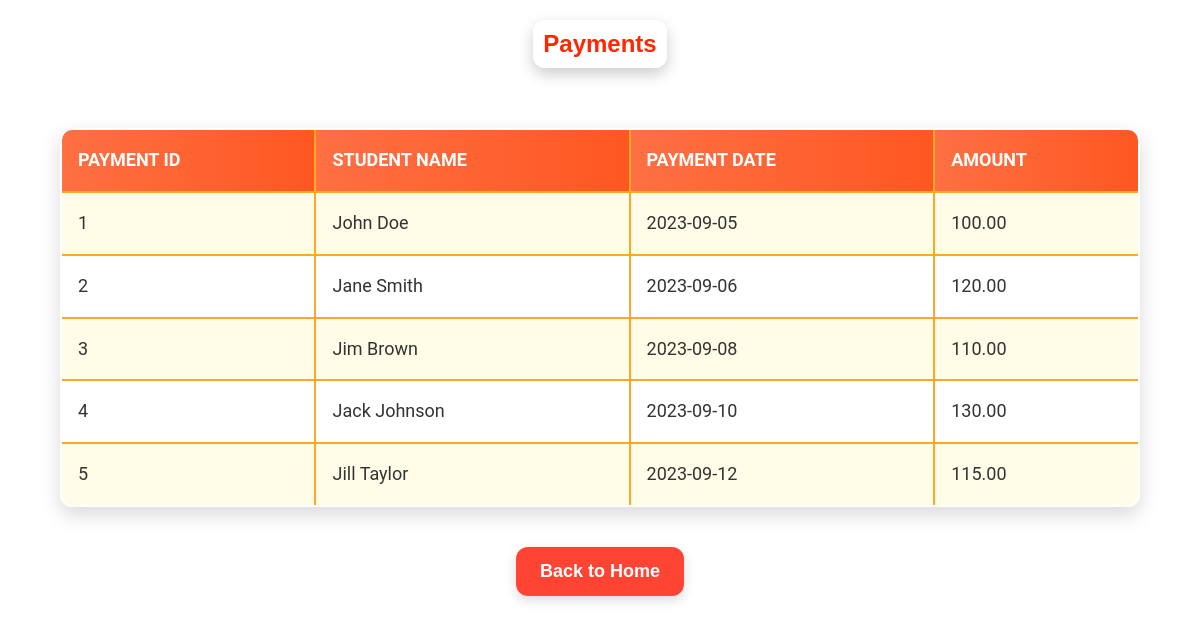
The page /payments.php on the database its author committed.
### tables this page shows
CREATE TABLE payments (
    payment_id INT AUTO_INCREMENT PRIMARY KEY,
    student_id INT NOT NULL,
    payment_date DATE NOT NULL,
    amount DECIMAL(10, 2) NOT NULL,
    FOREIGN KEY (student_id) REFERENCES students(student_id) on delete cascade
);

CREATE TABLE students (
    student_id INT AUTO_INCREMENT PRIMARY KEY,
    first_name VARCHAR(100) NOT NULL,
    last_name VARCHAR(100) NOT NULL,
    dob DATE NOT NULL,
    parent_name VARCHAR(100) NOT NULL,
    contact_number VARCHAR(15) NOT NULL,
    address VARCHAR(255) NOT NULL
);

### payments.php (the view, shortened to what this page needs)
<?php
include('config.php');
$sql = "SELECT payments.payment_id, students.first_name, students.last_name, payments.payment_date, payments.amount
        FROM payments
        INNER JOIN students ON payments.student_id = students.student_id";
$result = $conn->query($sql);
?>
<!DOCTYPE html>
<html lang="en">
<head>
    <link rel="stylesheet" href="assets/css/styles.css">
</head>
<body style="background-image: url('https://media.gettyimages.com/id/1503728267/video/3d-animation-money-dollar-sign-rotating-loop-able-animation-on-office-background.jpg?s=640x640&k=20&c=UPOTuXeLvvKDVpQCVu_VsQuwldg9TNTt2TxIkmV2fuE=');
        background-size: cover;
        background-repeat: no-repeat; ">
    <h2>Payments</h2>
    <table>
        <tr>
            <th>Payment ID</th>
            <th>Student Name</th>
            <th>Payment Date</th>
            <th>Amount</th>
        </tr>
        <?php
        if ($result->num_rows > 0) {
            while ($row = $result->fetch_assoc()) {
                echo "<tr>
                    <td>" . $row["payment_id"] . "</td>
                    <td>" . $row["first_name"] . " " . $row["last_name"] . "</td>
                    <td>" . $row["payment_date"] . "</td>
                    <td>" . $row["amount"] . "</td>
                </tr>";
            }
        } else {
            echo "<tr><td colspan='4'>No payments found</td></tr>";
        }
        ?>
    </table>
    <div class="button-container">
        <a href="admindashboard.php"><button>Back to Home</button></a>
    </div>
</body>
</html>

### assets/css/styles.css (style rules this page uses)
body { font-family: 'Roboto', sans-serif; background-image: url('https://www.shutterstock.com/image-vector/vector-children-play-together-kinder-600nw-1881451687.jpg'); background-size: cover; background-repeat: no-repeat; margin: 0; padding: 0; color: #333; text-align: center; line-height: 1.6; overflow-x: hidden; }
h2 { font-size: 1.5rem; color: #ff2600; font-family: 'Verdana', Geneva, Tahoma, sans-serif; background: rgba(255, 255, 255, 0.95); padding: 5px 10px; border-radius: 12px; display: inline-block; box-shadow: 0 6px 15px rgba(0, 0, 0, 0.2); }
.button-container { display: flex; flex-wrap: wrap; justify-content: center; gap: 20px; margin-top: 30px; }
button { background: #FF4433; color: white; padding: 14px 24px; cursor: pointer; font-size: 18px; border-radius: 12px; border: none; font-weight: bold; box-shadow: 0 4px 12px rgba(0, 0, 0, 0.15); transition: transform 0.3s, box-shadow 0.3s, background 0.3s; }
table { width: 90%; margin: 40px auto; border-collapse: collapse; background: rgba(255, 255, 255, 0.95); box-shadow: 0 8px 20px rgba(0, 0, 0, 0.15); border-radius: 12px; overflow: hidden; }
table, th, td { border: 2px solid #ffa726; }
th, td { padding: 16px; text-align: left; font-size: 18px; color: #333; }
table th { background: linear-gradient(90deg, #ff7043, #ff5722); color: white; font-weight: bold; text-transform: uppercase; }
table tr:nth-child(even) { background-color: #fffde7; }

### rows shown on the page
payments: payment_id "1", student.first_name "John", student.last_name "Doe", payment_date "2023-09-05", amount "100.00"
payments: payment_id "2", student.first_name "Jane", student.last_name "Smith", payment_date "2023-09-06", amount "120.00"
payments: payment_id "3", student.first_name "Jim", student.last_name "Brown", payment_date "2023-09-08", amount "110.00"
payments: payment_id "4", student.first_name "Jack", student.last_name "Johnson", payment_date "2023-09-10", amount "130.00"
payments: payment_id "5", student.first_name "Jill", student.last_name "Taylor", payment_date "2023-09-12", amount "115.00"
